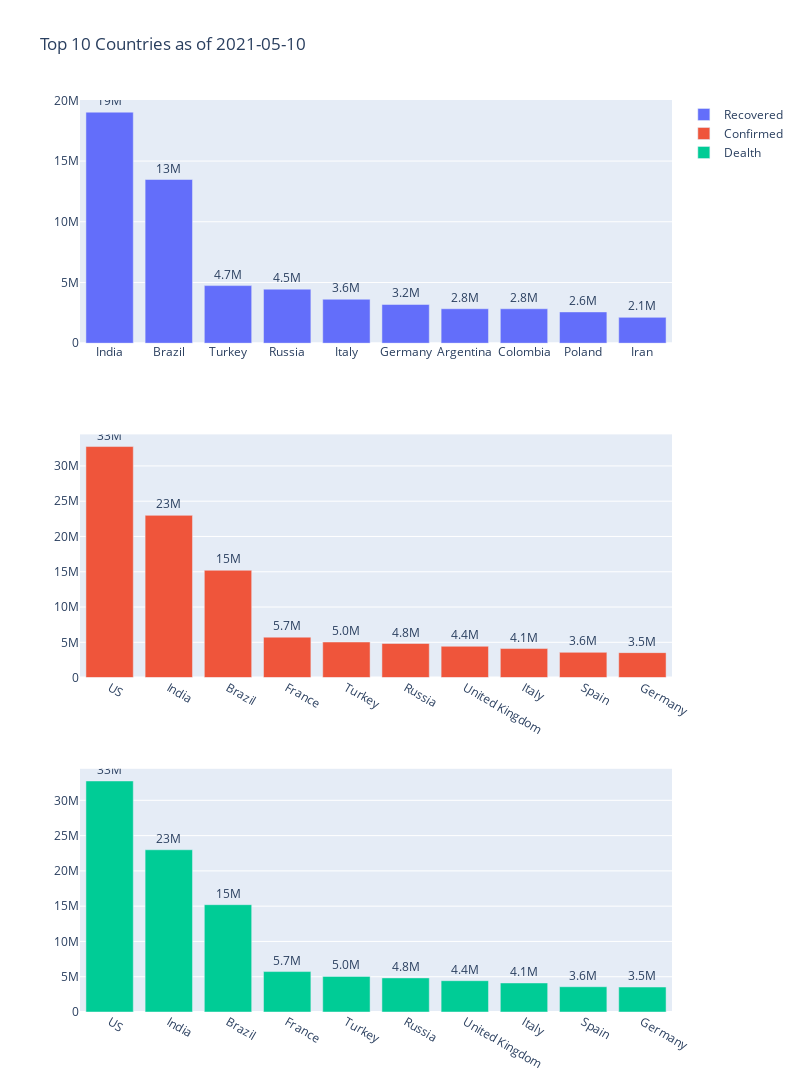

Notebook code cell kept with this figure:
### Code cell
from plotly.subplots import make_subplots
import plotly.graph_objects as go

fig = make_subplots(rows=3, cols=1)

fig.add_trace(
    go.Bar(x=Top10CountriesRecovered['Country'],y=Top10CountriesRecovered['Count'],text = Top10CountriesRecovered['Count'],name ='Recovered'),
    row=1, col=1
)


fig.add_trace(
    go.Bar(x=Top10CountriesConfirmed['Country'],y=Top10CountriesConfirmed['Count'],text = Top10CountriesConfirmed['Count'],name ='Confirmed'),
    row=2, col=1
)

fig.add_trace(   
    go.Bar(x=Top10CountriesDealth['Country'],y=Top10CountriesDealth['Count'],text = Top10CountriesDealth['Count'],name ='Dealth'),
    row=3, col=1
)


fig.update_layout(height=1400, width=800, title_text="Top 10 Countries as of "+str(date))
fig.update_traces(texttemplate='%{text:.2s}', textposition='outside')
fig.show()

### Figure 1 — Plotly figure (JSON) as saved in the notebook; plotly's stock layout.template omitted (floating-point values rounded to 4 significant figures)
{"data": [{"name": "Recovered", "text": [19027304, 13481062, 4743871, 4451443, 3619586, 3188710, 2837058, 2835554, 2576034, 2127192], "textposition": "outside", "texttemplate": "%{text:.2s}", "type": "bar", "x": ["India", "Brazil", "Turkey", "Russia", "Italy", "Germany", "Argentina", "Colombia", "Poland", "Iran"], "xaxis": "x", "y": [19027304, 13481062, 4743871, 4451443, 3619586, 3188710, 2837058, 2835554, 2576034, 2127192], "yaxis": "y"}, {"name": "Confirmed", "text": [32743981, 22992517, 15209990, 5730585, 5044936, 4832959, 4437217, 4116287, 3581392, 3538208], "textposition": "outside", "texttemplate": "%{text:.2s}", "type": "bar", "x": ["US", "India", "Brazil", "France", "Turkey", "Russia", "United Kingdom", "Italy", "Spain", "Germany"], "xaxis": "x2", "y": [32743981, 22992517, 15209990, 5730585, 5044936, 4832959, 4437217, 4116287, 3581392, 3538208], "yaxis": "y2"}, {"name": "Dealth", "text": [32743981, 22992517, 15209990, 5730585, 5044936, 4832959, 4437217, 4116287, 3581392, 3538208], "textposition": "outside", "texttemplate": "%{text:.2s}", "type": "bar", "x": ["US", "India", "Brazil", "France", "Turkey", "Russia", "United Kingdom", "Italy", "Spain", "Germany"], "xaxis": "x3", "y": [32743981, 22992517, 15209990, 5730585, 5044936, 4832959, 4437217, 4116287, 3581392, 3538208], "yaxis": "y3"}], "layout": {"height": 1400, "title": {"text": "Top 10 Countries as of 2021-05-10"}, "width": 800, "xaxis": {"anchor": "y", "domain": [0, 1]}, "xaxis2": {"anchor": "y2", "domain": [0, 1]}, "xaxis3": {"anchor": "y3", "domain": [0, 1]}, "yaxis": {"anchor": "x", "domain": [0.7333, 1]}, "yaxis2": {"anchor": "x2", "domain": [0.3667, 0.6333]}, "yaxis3": {"anchor": "x3", "domain": [0, 0.2667]}}}
